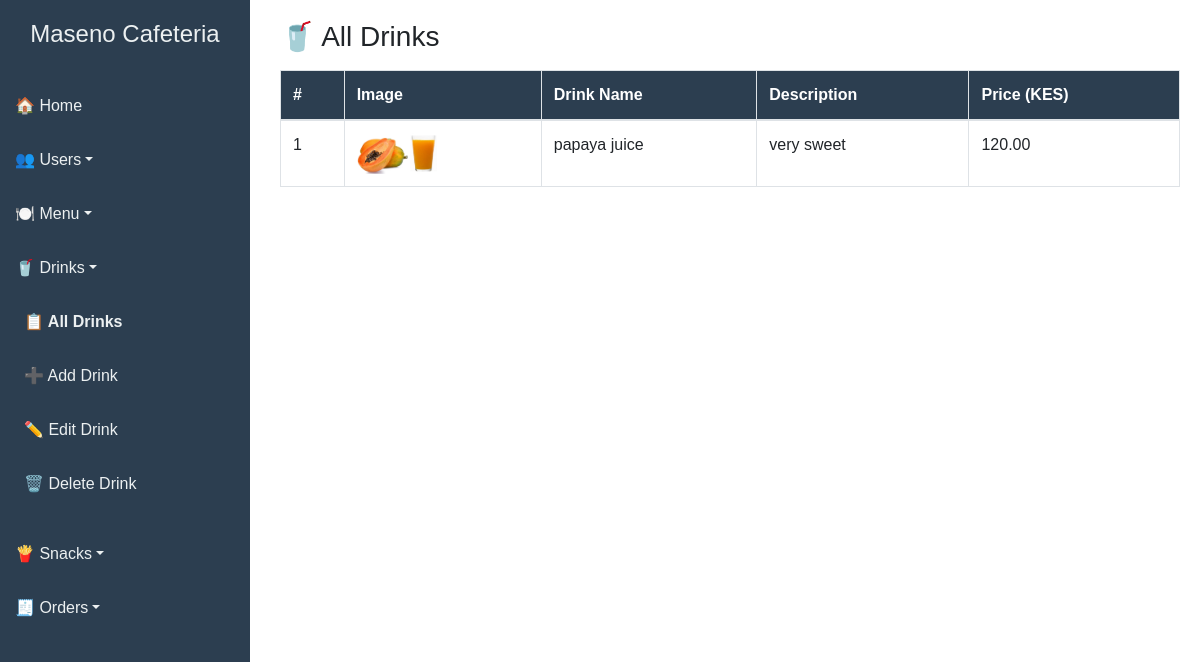
Screenshot of /drinks.php with the database file from the repository.
### tables this page shows
CREATE TABLE `menu_items` (
  `id` int(11) NOT NULL,
  `name` varchar(100) NOT NULL,
  `description` text DEFAULT NULL,
  `category` varchar(100) DEFAULT NULL,
  `price` decimal(10,2) NOT NULL,
  `image` varchar(255) DEFAULT NULL,
  `created_at` timestamp NOT NULL DEFAULT current_timestamp()
);

### drinks.php (the view, shortened to what this page needs)
<?php
include 'db_connect.php';
$query = mysqli_query($conn, "SELECT * FROM menu_items WHERE category = 'Drink'");
?>
<!DOCTYPE html>
<html lang="en">
<head>
    <link rel="stylesheet" href="https://stackpath.bootstrapcdn.com/bootstrap/4.5.2/css/bootstrap.min.css">
</head>
<body>
<div class="sidebar">
    <h4>Maseno Cafeteria</h4>
    <a href="admin_dashboard.php">🏠 Home</a>
    <a href="#usersSubmenu" data-toggle="collapse" class="dropdown-toggle" aria-expanded="false">👥 Users</a>
    <a href="#menuSubmenu" data-toggle="collapse" class="dropdown-toggle" aria-expanded="false">🍽️ Menu</a>
    <a href="#drinksSubmenu" data-toggle="collapse" class="dropdown-toggle" aria-expanded="true">🥤 Drinks</a>
    <ul class="collapse list-unstyled show" id="drinksSubmenu">
        <li><a href="drinks.php" class="pl-4 font-weight-bold">📋 All Drinks</a></li>
        <li><a href="add_drink.php" class="pl-4">➕ Add Drink</a></li>
        <li><a href="edit_drink.php" class="pl-4">✏️ Edit Drink</a></li>
        <li><a href="delete_drink.php" class="pl-4">🗑️ Delete Drink</a></li>
    </ul>
    <a href="#snacksSubmenu" data-toggle="collapse" class="dropdown-toggle" aria-expanded="false">🍟 Snacks</a>
    <a href="#ordersSubmenu" data-toggle="collapse" class="dropdown-toggle" aria-expanded="false">🧾 Orders</a>
</div>
<div class="main-content">
    <h3>🥤 All Drinks</h3>
    <table class="table table-bordered table-hover mt-3">
        <thead>
            <tr>
                <th>#</th>
                <th>Image</th>
                <th>Drink Name</th>
                <th>Description</th>
                <th>Price (KES)</th>
            </tr>
        </thead>
        <tbody>
        <?php
        $count = 1;
        while($row = mysqli_fetch_assoc($query)) { ?>
            <tr>
                <td><?= $count++ ?></td>
                <td><img src="images/<?= htmlspecialchars($row['image']) ?>" alt="<?= htmlspecialchars($row['name']) ?>"></td>
                <td><?= htmlspecialchars($row['name']) ?></td>
                <td><?= htmlspecialchars($row['description']) ?></td>
                <td><?= number_format($row['price'], 2) ?></td>
            </tr>
        <?php } ?>
        </tbody>
    </table>
</div>
</body>
</html>

### drinks.php (style rules this page uses)
body { font-family: Arial, sans-serif; }
.sidebar { width: 250px; background-color: #2c3e50; min-height: 100vh; padding-top: 20px; position: fixed; }
.sidebar h4 { color: #ecf0f1; text-align: center; margin-bottom: 30px; }
.sidebar a { color: #ecf0f1; padding: 15px; display: block; text-decoration: none; }
.main-content { margin-left: 260px; padding: 20px; }
.table thead th { background-color: #2c3e50; color: #fff; }
img { max-width: 80px; }

### rows the page displays
menu_items: image (picture), name "papaya juice", description "very sweet", price "120.00"
